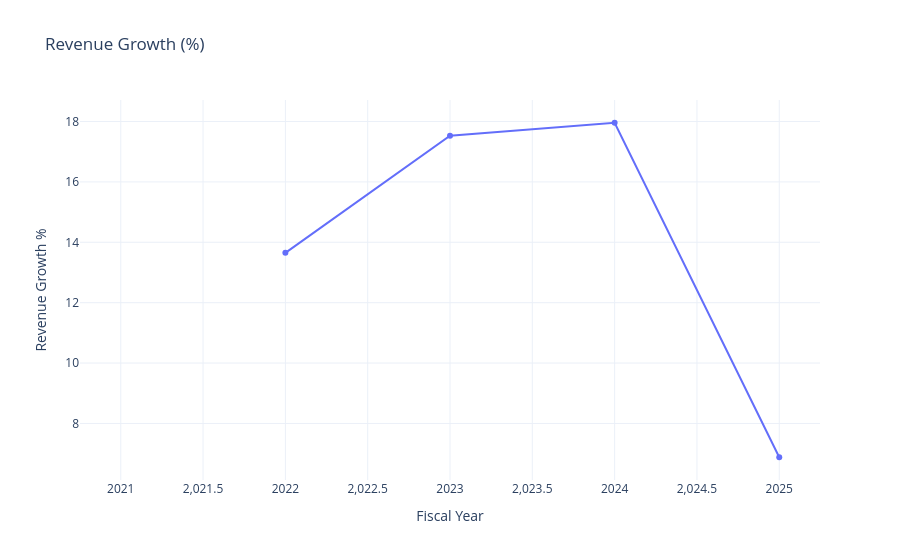

The code cell stored with this chart in its notebook:
### Code cell
fig = px.line(
    df,
    x="Fiscal Year",
    y="Revenue Growth %",
    title="Revenue Growth (%)",
    markers=True,
)

fig.update_layout(template="plotly_white")

fig.write_html( "revenue_growth.html")
fig.show()

### Figure 1 — Plotly figure (JSON) as saved in the notebook; plotly's stock layout.template omitted (floating-point values rounded to 4 significant figures)
{"data": [{"hovertemplate": "Fiscal Year=%{x}<br>Revenue Growth %=%{y}<extra></extra>", "legendgroup": "", "line": {"color": "#636efa", "dash": "solid"}, "marker": {"symbol": "circle"}, "mode": "lines+markers", "name": "", "orientation": "v", "showlegend": false, "type": "scatter", "x": [2021, 2022, 2023, 2024, 2025], "xaxis": "x", "y": [NaN, 13.65, 17.53, 17.96, 6.88], "yaxis": "y"}], "layout": {"legend": {"tracegroupgap": 0}, "title": {"text": "Revenue Growth (%)"}, "xaxis": {"anchor": "y", "domain": [0, 1], "title": {"text": "Fiscal Year"}}, "yaxis": {"anchor": "x", "domain": [0, 1], "title": {"text": "Revenue Growth %"}}}}
